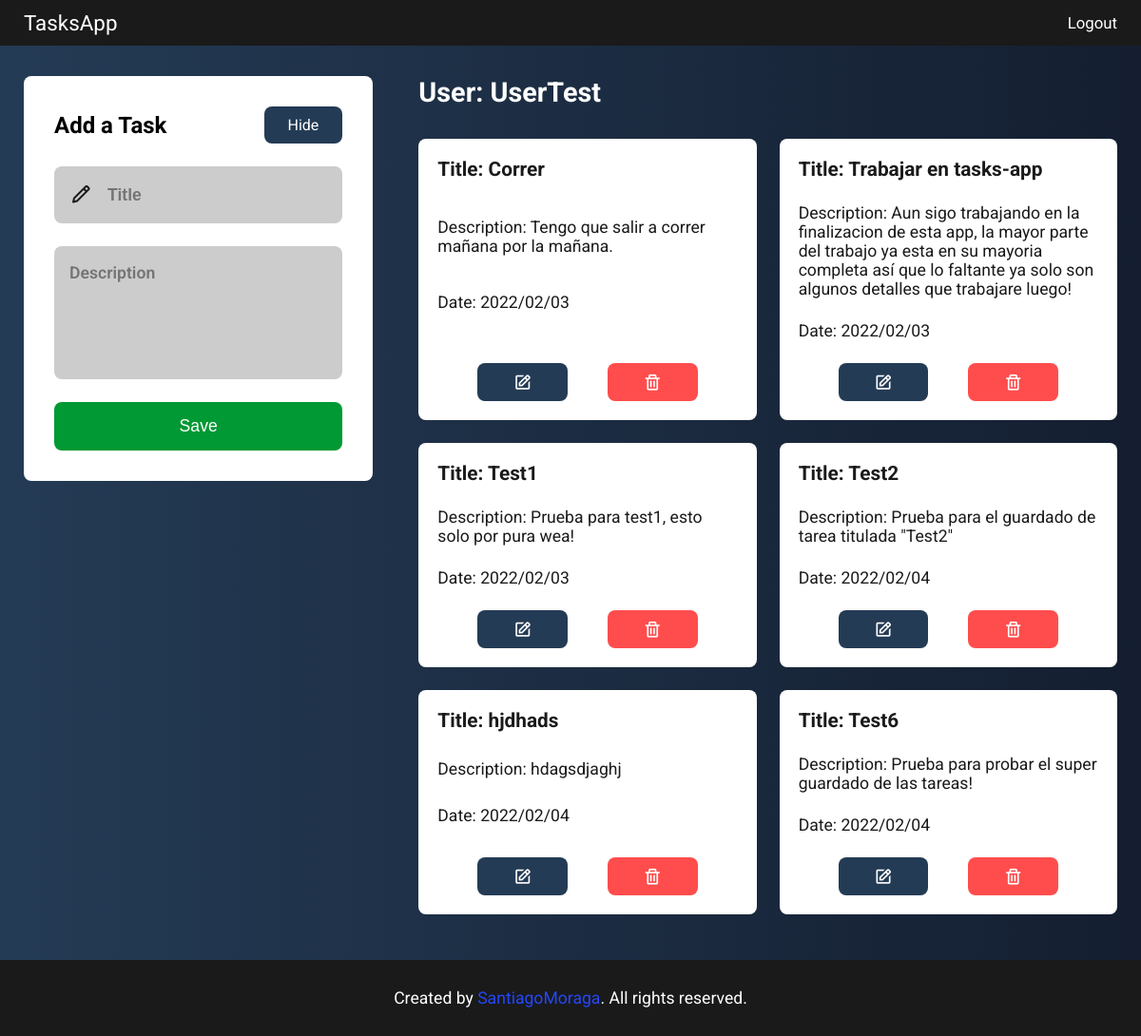
Before: /tasks (signed in) with the older database file.
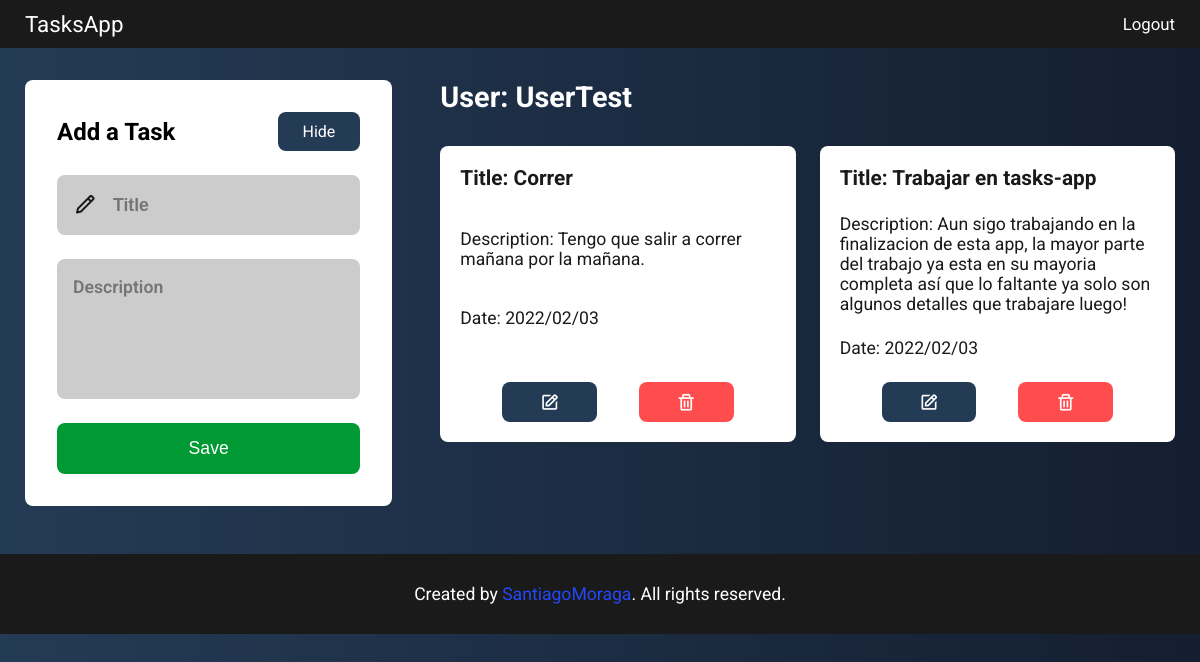
After: the same page with the newer database file.
### flaskr/models.py (models this page shows, shortened)
class Tasks(db.Model):
    __tablename__ = "tasks"
    id = db.Column(db.Integer, primary_key=True)
    title = db.Column(db.String(60), nullable=False)
    description = db.Column(db.String(160), nullable=False)
    timestamp = db.Column(db.DateTime, index=True, default=datetime.utcnow)
    user_id = db.Column(db.Integer, db.ForeignKey("users.id"))

### flaskr/routes.py (the view)
@app.route("/tasks", methods=["GET"])
@login_required
def tasks():
    if request.method == "GET":
        user_id = session["user_id"]
        user = Users.query.get(user_id)
        username = user.username
        tasks = user.tasks.all()
        return render_template("routes/tasks.html", username=username, tasks=tasks)

### helpers.py (called while the page is built)
def login_required(f):
    @wraps(f)
    def decorated_function(*args, **kwargs):
        if session.get("user_id") is None:
            return redirect(url_for("signup"))
        return f(*args, **kwargs)
    return decorated_function

### flaskr/templates/routes/tasks.html (shortened to what this page needs)
{% extends "base.html" %}
{% block content %}
    <section class="tasks">
        <div class="tasks__container container">
            <div class="tasks__forms">
                <div class="tasks__forms-container">
                    <form method="POST" accept-charset="utf-8" class="tasks__form" id="tasksForm">
                        <div class="tasks__form-title">
                            <h1>Add a Task</h1>
                            <a id="hideBtn">Hide</a>
                        </div>
                        <div class="tasks__form-inputs hide-form">
                            <i class='bx bx-pencil tasks__form-icon'></i>
                            <input
                                type="text"
                                class="tasks__form-input"
                                placeholder="Title"
                                autocomplete="off"
                                name="title"
                            />
                        </div>
                        <div class="tasks__form-textarea hide-form">
                            <textarea name="description" placeholder="Description" cols="10" rows="5"></textarea>
                        </div>
                        <div class="tasks__form-btns hide-form">
                            <button class="tasks__form-btn" type="submit">
                                Save
                            </button>
                        </div>
                    </form>
                </div>
            </div>
            <div class="tasks__lists">
                <div class="tasks__lists-user">
                    <h1>User: {{ username }}</h1>
                </div>
                <div class="tasks__lists-list" id="addTasks">
                    {% for t in tasks %}
                        <div class="tasks__task">
                            <p class="tasks__task-title">
                                Title: {{ t.title }}
                            </p>
                            <p class="tasks__task-description">
                                Description: {{ t.description }}
                            </p>
                            <p class="tasks__task-date">
                                Date: {{ t.timestamp.strftime('%Y/%m/%d') }}
                            </p>
                            <div class="tasks__task-btns">
                                <a href="/tasks/edit/{{ t.id }}" class="tasks__task-btn">
                                    <i class='bx bx-edit tasks__task-icon'></i>
                                </a>
                                <a href="/tasks/delete/{{ t.id }}" class="tasks__task-btn delete-btn">
                                    <i class='bx bx-trash tasks__task-icon'></i>
                                </a>
                            </div>
                        </div>
                    {% endfor %}
                </div>
            </div>
        </div>
    </section>
{% endblock content %}

Changed rows visible on the page:
removed Tasks: title "Test1", description "Prueba para test1, esto solo por pura wea!", timestamp "2022/02/03"
removed Tasks: title "Test2", description "Prueba para el guardado de tarea titulada \"Test2\"", timestamp "2022/02/04"
removed Tasks: title "hjdhads", description "hdagsdjaghj", timestamp "2022/02/04"
removed Tasks: title "Test6", description "Prueba para probar el super guardado de las tareas!", timestamp "2022/02/04"
